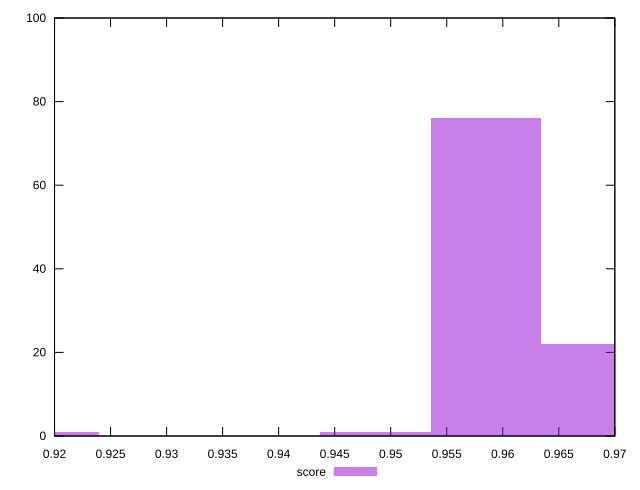

Write the gnuplot code that produced this figure.
reset

$score <<EOF
0.9189859854180239 1
0.9585122643607347 76
0.9683938340964123 22
0.9486306946250569 1
EOF

set key outside below
set boxwidth 0.009881569735677677
set xrange [0.92:0.97]
set yrange [0:100]
set trange [0:100]
set style fill transparent solid 0.5 noborder
set terminal svg size 640, 490 enhanced background rgb 'white'
set output "reports/report_00033_2021-03-01T14-23-16.841Z/bootup-time/samples/astro/score/histogram.svg"

plot $score title "score" with boxes

reset
